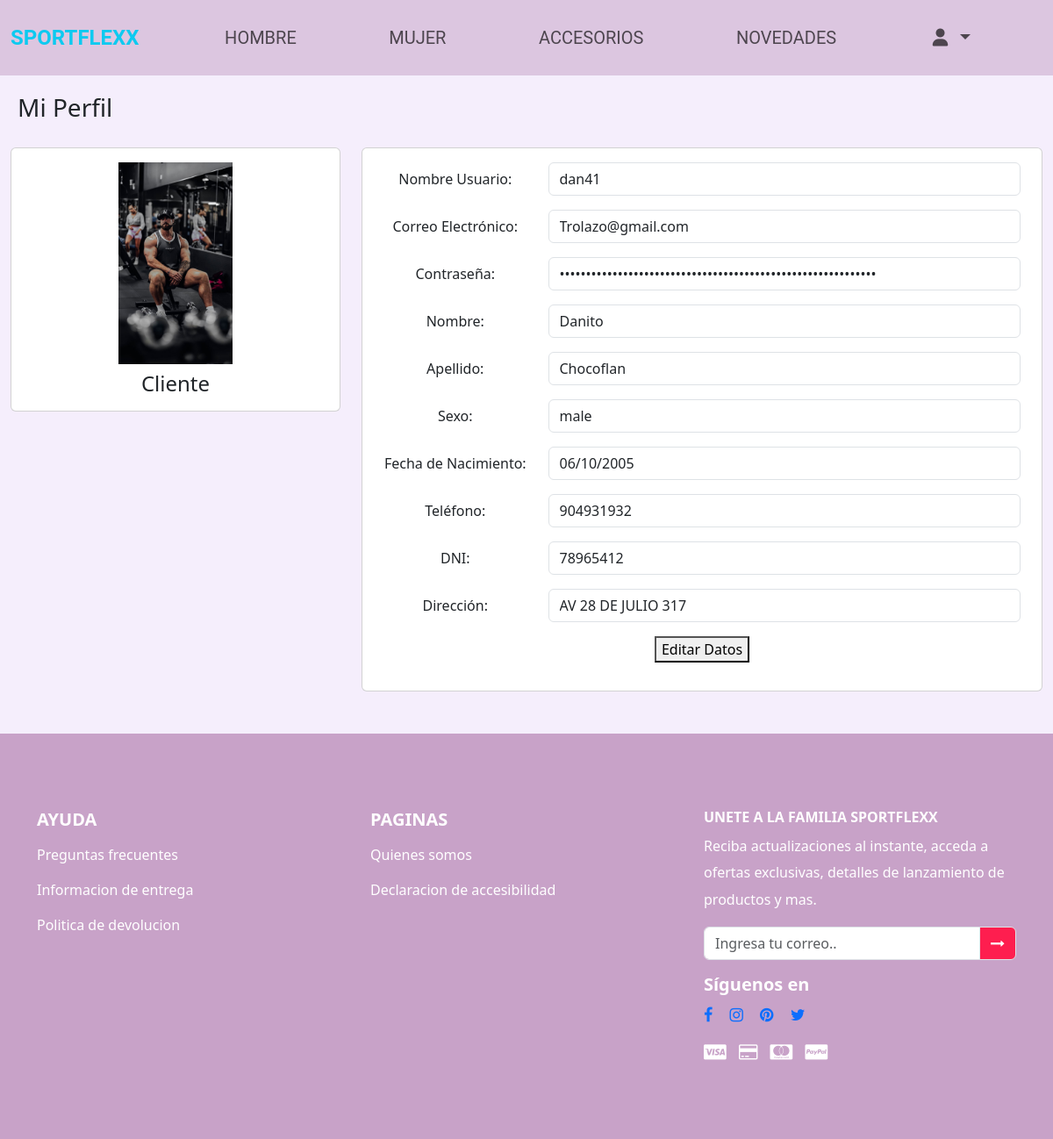
The app's page /Cliente/HTML/MiPerfil.php (signed in) with its own data.
### tables this page shows
CREATE TABLE `cliente` (
  `IdCliente` int(11) NOT NULL,
  `IdUsuario` int(11) NOT NULL,
  `Nombre` varchar(100) NOT NULL,
  `Apellido` varchar(100) NOT NULL,
  `Sexo` varchar(10) DEFAULT NULL,
  `FechaNacimiento` date DEFAULT NULL,
  `Telefono` varchar(20) DEFAULT NULL,
  `Dni` varchar(15) DEFAULT NULL
);

CREATE TABLE `usuario` (
  `IdUsuario` int(11) NOT NULL,
  `NombreUsuario` varchar(100) NOT NULL,
  `CorreoElectronico` varchar(100) NOT NULL,
  `Contrasena` varchar(255) NOT NULL,
  `IdRol` int(11) NOT NULL,
  `Intentos` int(11) DEFAULT 3,
  `Bloqueado` bit(1) DEFAULT b'0'
);

CREATE TABLE `direccion` (
  `IdDireccion` int(11) NOT NULL,
  `IdCliente` int(11) NOT NULL,
  `Direccion` varchar(255) NOT NULL
);

### Cliente/HTML/MiPerfil.php (the view, shortened to what this page needs)
<?php
include_once "navbar.php";
$IdUsuario = $_SESSION['IdUsuario'];
$obj = new Conectar();
$conexion = $obj->getConexion();
$sql = "SELECT cliente.*, usuario.NombreUsuario, usuario.CorreoElectronico, usuario.Contrasena, direccion.Direccion
        FROM cliente
        INNER JOIN usuario ON cliente.IdUsuario = usuario.IdUsuario
        LEFT JOIN direccion ON cliente.IdCliente = direccion.IdCliente
        WHERE cliente.IdUsuario = ?";
$stmt = mysqli_prepare($conexion, $sql);
mysqli_stmt_bind_param($stmt, "i", $IdUsuario);
mysqli_stmt_execute($stmt);
$resultado = mysqli_stmt_get_result($stmt);
$row = mysqli_fetch_assoc($resultado);
?>
<!DOCTYPE html>
<html lang="en">
<head>
    <link rel="stylesheet" href="https://cdn.jsdelivr.net/npm/bootstrap-icons@1.11.3/font/bootstrap-icons.min.css" />
    <link rel="stylesheet" href="https://cdn.jsdelivr.net/npm/bootstrap@5.2.3/dist/css/bootstrap.min.css" />
    <link rel="stylesheet" href="../EstilosMenus/EstilosMenu.css" />
    <link rel="stylesheet" href="https://cdnjs.cloudflare.com/ajax/libs/font-awesome/5.15.4/css/all.min.css" />
    <link rel="stylesheet" href="https://stackpath.bootstrapcdn.com/bootstrap/5.3.0/css/bootstrap.min.css" />
    <link rel="stylesheet" href="https://cdn.jsdelivr.net/npm/bootstrap-icons/font/bootstrap-icons.css" />
    <link rel="stylesheet" href="https://cdnjs.cloudflare.com/ajax/libs/font-awesome/6.0.0-beta3/css/all.min.css" />
    <link rel="stylesheet" href="https://cdnjs.cloudflare.com/ajax/libs/font-awesome/4.7.0/css/font-awesome.min.css" />
    <link rel="stylesheet" href="https://cdnjs.cloudflare.com/ajax/libs/twitter-bootstrap/5.2.0/js/bootstrap.min.js" />
</head>
<body>
        <div class="page-wrapper">
            <div class="container-fluid">
                <div class="row page-titles">
                    <div class="col-md-5 align-self-center" style="padding: 20px">
                        <h3 class="text-themecolor">Mi Perfil</h3>
                    </div>
                </div>
                <div class="row">
                    <div class="col-lg-4 col-xlg-3">
                        <div class="card">
                            <div class="card-body">
                                <center class="m-t-30">
                                    <img src="../ImagenQuienesSomos/imagen3.jpg" class="img-circle profile-img"
                                        width="130" />
                                    <h4 class="card-subtitle mt-2">Cliente</h4>
                                </center>
                            </div>
                        </div>
                    </div>
                    <div class="col-lg-8 col-xlg-9">
                        <div class="card">
                            <div class="card-body">
                                <?php if ($row) { ?>
                                <form class="form-horizontal form-material mx-2" id="profileForm" action="guardar_perfil.php" method="POST">
                                    <div class="row mb-3">
                                        <label for="editNombreUsuario" class="col-md-3 col-form-label">Nombre
                                            Usuario:</label>
                                        <div class="col-md-9">
                                            <input type="text" class="form-control" id="editNombreUsuario"
                                                name="NombreUsuario" value="<?php echo $row['NombreUsuario']; ?>" readonly>
                                        </div>
                                    </div>
                                    <div class="row mb-3">
                                        <label for="editCorreoElectronico" class="col-md-3 col-form-label">Correo
                                            Electrónico:</label>
                                        <div class="col-md-9">
                                            <input type="email" class="form-control" id="editCorreoElectronico"
                                                name="CorreoElectronico"
                                                value="<?php echo $row['CorreoElectronico']; ?>" readonly>
                                        </div>
                                    </div>
                                    <div class="row mb-3">
                                        <label for="editContrasena" class="col-md-3 col-form-label">Contraseña:</label>
                                        <div class="col-md-9">
                                            <input type="password" class="form-control" id="editContrasena"
                                                name="Contrasena" value="<?php echo $row['Contrasena']; ?>" readonly>
                                        </div>
                                    </div>
                                    <div class="row mb-3">
                                        <label for="editNombre" class="col-md-3 col-form-label">Nombre:</label>
                                        <div class="col-md-9">
                                            <input type="text" class="form-control" id="editNombre" name="Nombre"
                                                value="<?php echo $row['Nombre']; ?>" readonly>
                                        </div>
                                    </div>
                                    <div class="row mb-3">
                                        <label for="editApellido" class="col-md-3 col-form-label">Apellido:</label>
                                        <div class="col-md-9">
                                            <input type="text" class="form-control" id="editApellido" name="Apellido"
                                                value="<?php echo $row['Apellido']; ?>" readonly>
                                        </div>
                                    </div>
                                    <div class="row mb-3">
                                        <label for="editSexo" class="col-md-3 col-form-label">Sexo:</label>
                                        <div class="col-md-9">
                                            <input type="text" class="form-control" id="editSexo" name="Sexo"
                                                value="<?php echo $row['Sexo']; ?>" readonly>
                                        </div>
                                    </div>
                                    <div class="row mb-3">
                                        <label for="editFechaNacimiento" class="col-md-3 col-form-label">Fecha de
                                            Nacimiento:</label>
                                        <div class="col-md-9">
                                            <input type="date" class="form-control" id="editFechaNacimiento"
                                                name="FechaNacimiento" value="<?php echo $row['FechaNacimiento']; ?>" readonly>
                                        </div>
                                    </div>
                                    <div class="row mb-3">
                                        <label for="editTelefono" class="col-md-3 col-form-label">Teléfono:</label>
                                        <div class="col-md-9">
                                            <input type="text" class="form-control" id="editTelefono" name="Telefono"
                                                value="<?php echo $row['Telefono']; ?>" readonly>
                                        </div>
                                    </div>
                                    <div class="row mb-3">
                                        <label for="editDni" class="col-md-3 col-form-label">DNI:</label>
                                        <div class="col-md-9">
                                            <input type="text" class="form-control" id="editDni" name="Dni"
                                                value="<?php echo $row['Dni']; ?>" readonly>
                                        </div>
                                    </div>
                                    <div class="row mb-3">
                                        <label for="editDireccion" class="col-md-3 col-form-label">Dirección:</label>
                                        <div class="col-md-9">
                                            <input type="text" class="form-control" id="editDireccion" name="Direccion"
                                                value="<?php echo isset($row['Direccion']) ? $row['Direccion'] : ''; ?>" readonly>
                                        </div>
                                    </div>
                                    <button type="button" id="editButton">Editar Datos</button>
                                </form>
                                <?php } else { ?>
                                <div class="alert alert-danger" role="alert">
                                    No se encontraron datos del usuario.
                                </div>
                                <?php } ?>
                            </div>
                        </div>
                    </div>
                </div>
            </div>
        </div>
    <BR></BR>
<?php include_once "footer.php"; ?>
</body>
</html>

### Cliente/EstilosMenus/EstilosMenu.css (style rules this page uses)
* { text-decoration: none; }
body { background-color: #E2DDDB; }
.card .card-body { text-align: center; }

### Cliente/HTML/MiPerfil.php (style rules this page uses)
body { background: #F5EEFC; }

### records on screen
cliente: NombreUsuario "dan41", CorreoElectronico "Trolazo@gmail.com", Nombre "Danito", Apellido "Chocoflan", Sexo "male", FechaNacimiento "06/10/2005", Telefono "904931932", Dni "78965412", Direccion "AV 28 DE JULIO 317"
